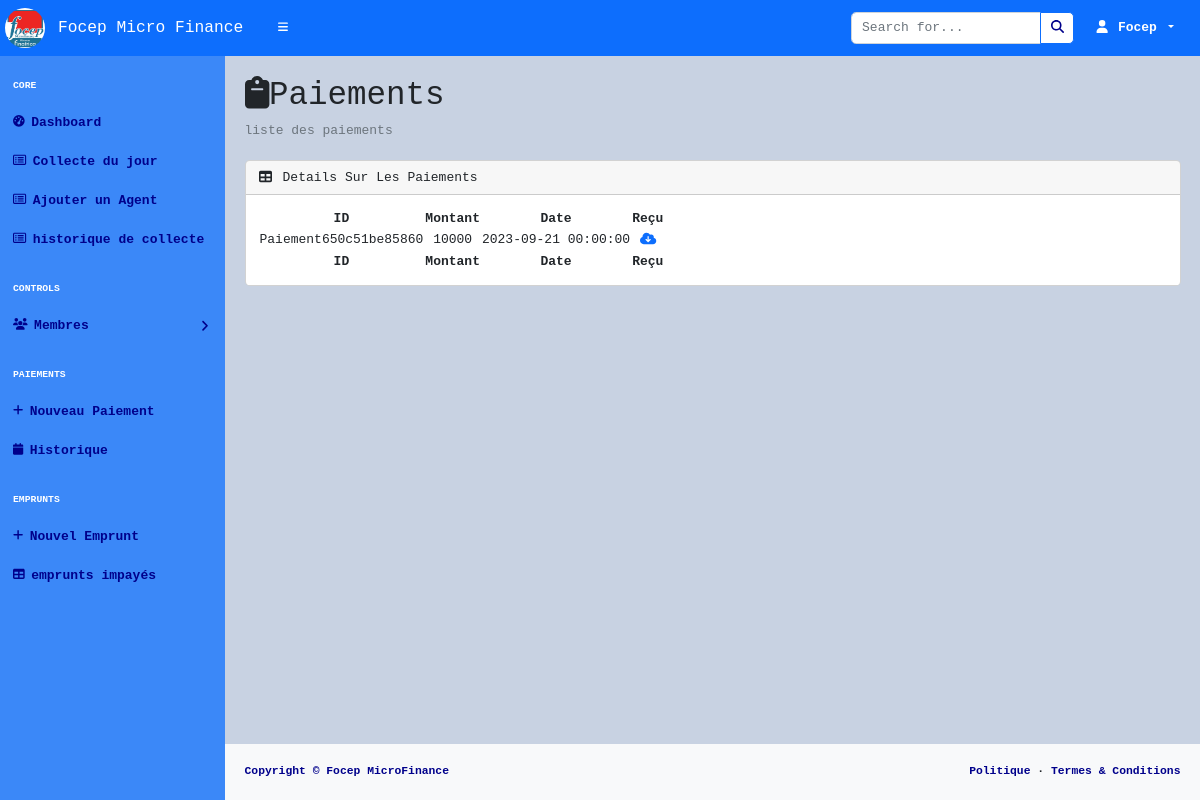
Page /pages/historiquePaiement.php?admin=YKAMdKY3WI on the committed database.
### tables this page shows
CREATE TABLE paiement (
  idPaiement varchar(200) NOT NULL,
  matricule varchar(200) NOT NULL,
  idMembre varchar(200) NOT NULL,
  montant int(11) DEFAULT NULL,
  datePaiement datetime DEFAULT NULL
);

### pages/historiquePaiement.php (the view, shortened to what this page needs)
<!DOCTYPE html>
<html lang="en">
<head>
    <?php include('../Structures/links.php') ?>
</head>
<body class="sb-nav-fixed">
<?php include('../Structures/navbar.php') ?>
<?php  include ('../Structures/sidenav.php')?>
<div id="layoutSidenav_content">
    <main>
        <div class="container-fluid px-4">
            <h1 class="mt-4"><i class="fas fa-clipboard"></i>Paiements</h1>
            <ol class="breadcrumb mb-4">
                <li class="breadcrumb-item active">liste des paiements</li>
            </ol>
            <div class="card mb-4">
                <div class="card-header">
                    <i class="fas fa-table me-1"></i>
                    Details Sur Les Paiements
                </div>
                <div class="card-body">
                    <table id="datatablesSimple">
                        <thead>
                        <tr>
                            <th>ID</th>
                            <th>Montant</th>
                            <th>Date</th>
                            <th>Reçu</th>
                        </tr>
                        </thead>
                        <tfoot>
                        <tr>
                            <th>ID</th>
                            <th>Montant</th>
                            <th>Date</th>
                            <th>Reçu</th>
                        </tr>
                        </tfoot>
                        <tbody>
                        <?php
                        include "../controls/db.php";
                        $paiement= $pdo->query("select * from paiement  order by datePaiement DESC ");
                        foreach($paiement as $row) {
                            echo "
                                        <tr>
                                            <td>$row[idPaiement]</td>
                                            <td>$row[montant]</td>
                                            <td>$row[datePaiement]</td>
                                            <td><a href='../controls/DownloadPaiement.php?id=$row[idPaiement]'><i class='fas fa-cloud-download-alt'></i></a></td>
                                        </tr>
                                          ";
                        }
                        ?>
                        </tbody>
                    </table>
                </div>
            </div>
        </div>
    </main>
    <?php include ('../Structures/footer.php')?>
</div>
</div>
</body>
</html>

### Structures/navbar.php (shortened to what this page needs)
<nav class="sb-topnav navbar navbar-expand navbar-dark " style="background: #0D6EFD">
    <img src="../assets/img/logo.jpg"alt="Logo" style="border-radius:100%;height: 40px;width:40px;margin-left: 5px ">
    <a class="navbar-brand ps-3" href="index.html" >Focep Micro Finance</a>
    <button style="color: white" class="btn btn-link btn-sm order-1 order-lg-0 me-4 me-lg-0" id="sidebarToggle" href="#!"><i class="fas fa-bars"></i></button>
    <form class="d-none d-md-inline-block form-inline ms-auto me-0 me-md-3 my-2 my-md-0">
        <div class="input-group">
            <input class="form-control" type="text" placeholder="Search for..." aria-label="Search for..." aria-describedby="btnNavbarSearch" />
            <button style="background: White; color: darkblue" class="btn btn-primary" id="btnNavbarSearch" type="button"><i class="fas fa-search"></i></button>
        </div>
    </form>
    <ul class="navbar-nav ms-auto ms-md-0 me-3 me-lg-4" >
        <li class="nav-item dropdown" >
            <a style="color: white"class="nav-link dropdown-toggle" id="navbarDropdown" href="#" role="button" data-bs-toggle="dropdown" aria-expanded="false">
                <i class="fas fa-user fa-fw"></i>
                <b>
                    <?php
                        if(isset($_GET['admin'])){
                            include "../controls/db.php";
                            $matricule=$_GET['admin'];
                            $stmt=$pdo->prepare("Select * From administrateurs where matriculeAdm=?");
                            $stmt->execute([$matricule]);
                            $admin=$stmt->fetch();
                            $result=$admin['nomAdm'];
                            echo $result;
                        }else if(isset($_GET['agent'])){
                            include "../controls/db.php";
                            $matricule=$_GET['agent'];
                            $stmt=$pdo->prepare("Select * From agent where matriculeAgt=?");
                            $stmt->execute([$matricule]);
                            $agent=$stmt->fetch();
                            $result=$agent['nomAgt'];
                            echo $result;
                        }
                    ?>
                </b>
            </a>
        </li>
    </ul>
</nav>

### rows in the picture
paiement: idPaiement "Paiement650c51be85860", montant "10000", datePaiement "2023-09-21 00:00:00"

### other values in the picture
$result "Focep"
